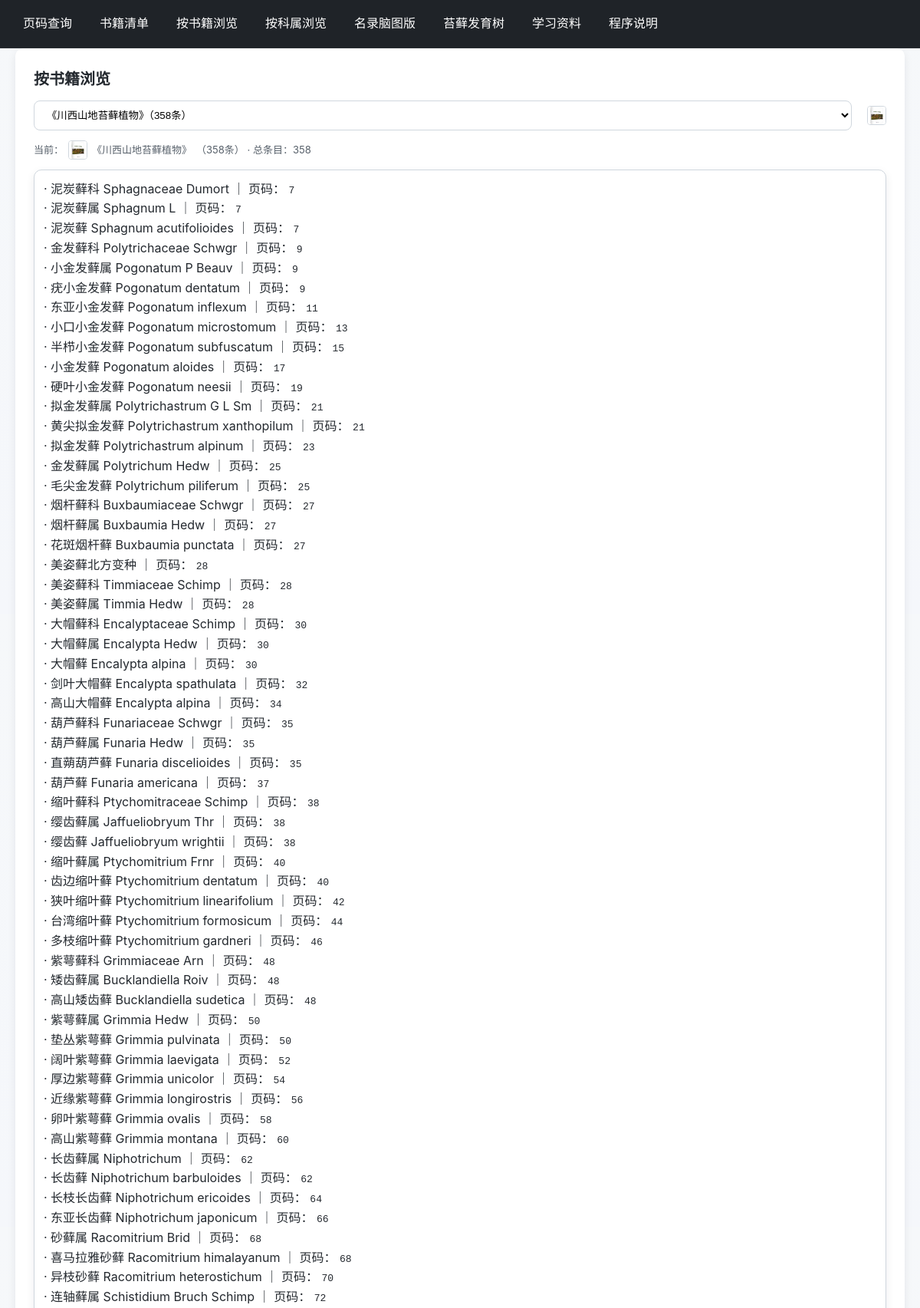
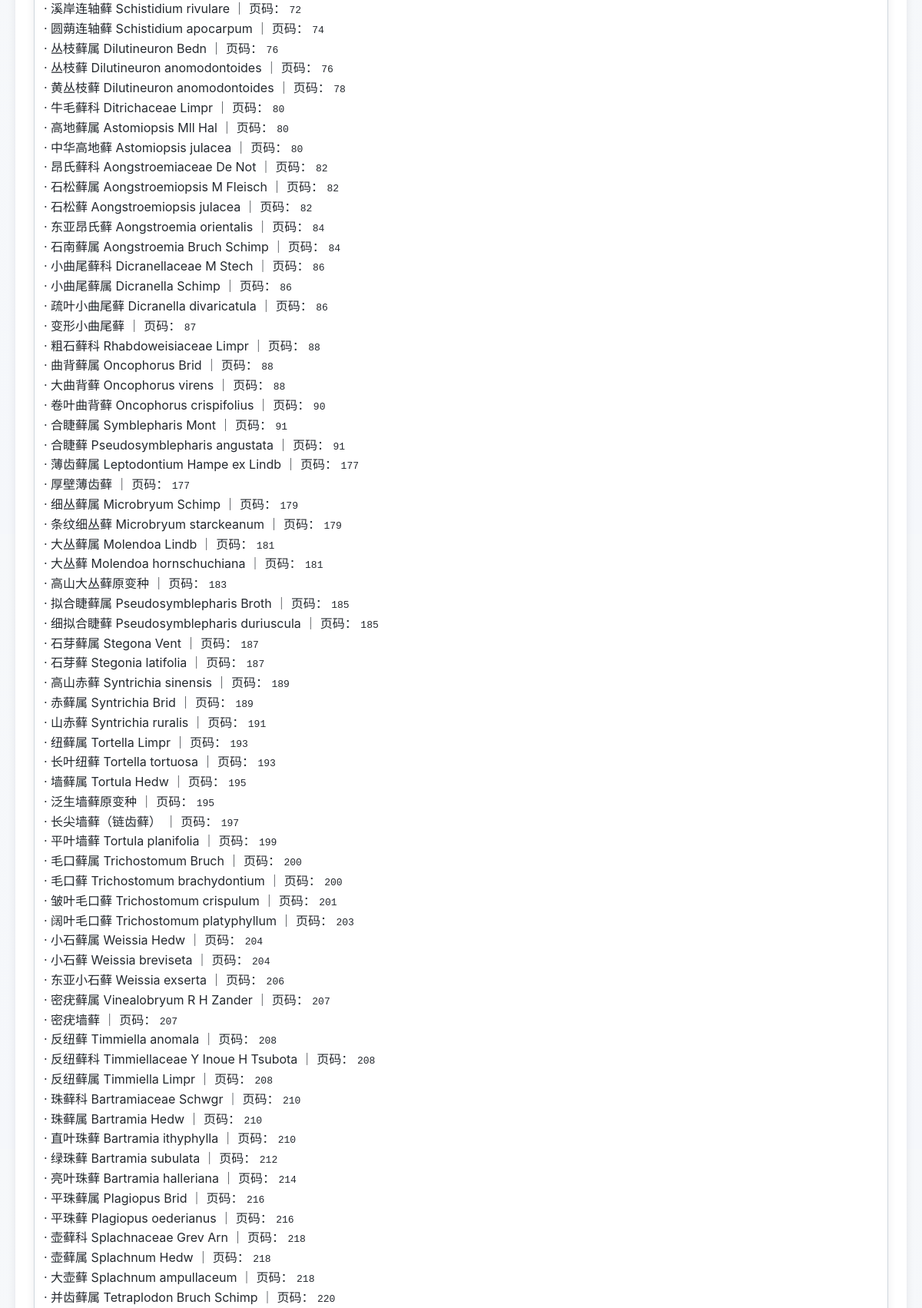
The app's page /browse?book_id=36 (upper part) with its own data (2 pictures, top to bottom).
### tables this page shows
CREATE TABLE books (
    id INTEGER PRIMARY KEY AUTOINCREMENT,
    book_name TEXT NOT NULL,
    short_name TEXT NOT NULL UNIQUE,
    offset INTEGER DEFAULT 0,
    has_pdf INTEGER DEFAULT 1,
    region TEXT,
    publisher TEXT,
    publish_date TEXT,
    price REAL,
    page INTEGER,
    moss_count INTEGER DEFAULT 0,
    content_format TEXT,
    author TEXT,
    cover_image TEXT,
    notes TEXT
, has_txt INTEGER DEFAULT 0, has_line INTEGER DEFAULT 0, has_spec INTEGER DEFAULT 0, has_env INTEGER DEFAULT 0, has_micro INTEGER DEFAULT 0, has_micro_section INTEGER DEFAULT 0, has_elec INTEGER DEFAULT 0);

CREATE TABLE mosses (
    id INTEGER PRIMARY KEY AUTOINCREMENT,
    moss_name TEXT NOT NULL UNIQUE
);

### app.py (the view)
@app.route("/browse")
def browse():
    books = list_books()
    sel_id_raw = request.args.get("book_id", "").strip()
    selected_id = None
    selected_book = None
    if sel_id_raw:
        for b in books:
            if str(b["id"]) == sel_id_raw:
                selected_id = b["id"]
                selected_book = b
                break
    else:
        if books:
            selected_book = min(books, key=lambda x: x["id"])  # 默认选择ID最小的书籍
            selected_id = selected_book["id"]
    mosses = []
    if selected_book:
        with connect_db(DB_PATH) as conn:
            init_db(conn, clear=False)
            rows = conn.execute(
                """
                SELECT mp.page_id AS page, m.moss_name AS moss, b.offset AS offset, b.has_pdf AS has_pdf
                FROM moss_pages mp
                JOIN mosses m ON m.id = mp.moss_id
                JOIN books b ON b.id = mp.book_id
                WHERE mp.book_id = ?
                """,
                (selected_book["id"],),
            ).fetchall()
        by_moss = {}
        book_offset = 0
        book_has_pdf = 1
        for r in rows:
            p = (r["page"] or "").strip()
            moss = r["moss"]
            book_offset = int(r["offset"]) if r["offset"] is not None else 0
            book_has_pdf = int(r["has_pdf"]) if r["has_pdf"] is not None else 1
            if p:
                by_moss.setdefault(moss, set()).add(p)
        for name, pages in by_moss.items():
            items = []
            for p in sorted(pages, key=page_sort_key):
                pdf = None
                if book_has_pdf and book_offset != 0 and p.isdigit():
                    try:
                        pdf = str(int(p) + book_offset)
                    except Exception:
                        pdf = None
                items.append({"page": p, "pdf": pdf})
            mosses.append({"name": name, "page_items": items})
        mosses.sort(key=lambda e: page_sort_key(e["page_items"][0]["page"]) if e["page_items"] else (10**9, ""))
    return render_template(
        "browse.html",
        books=books,
        selected_id=selected_id,
        selected_book=selected_book,
        mosses=mosses,
    )

### app.py (called while the page is built)
def connect_db(db_path: str) -> sqlite3.Connection:
    conn = sqlite3.connect(db_path)
    conn.row_factory = sqlite3.Row
    return conn

def page_sort_key(s: str):
    import re
    s = (s or "").strip()
    m = re.match(r"^(\d+)", s)
    if m:
        num = int(m.group(1))
        rest = s[m.end():].strip().lower()
    else:
        num = 10**9  # 非数字页码排在最后
        rest = s.lower()
    return (num, rest)

### templates/browse.html (shortened to what this page needs)
{% extends 'base.html' %}
{% block content %}
<h2>按书籍浏览</h2>
<form method="get" action="{{ url_for('browse') }}">
  <div class="row">
    <div class="col">
      <select class="input" name="book_id" onchange="this.form.submit()">
        {% for b in books %}
          <option value="{{ b.id }}" {% if b.id == selected_id %}selected{% endif %}>{{ b.book_name }}（{{ b.data_count }}条）{% if b.has_pdf %} [PDF]{% endif %}</option>
        {% endfor %}
      </select>
    </div>
    <div style="display:flex; align-items:center; padding-left:8px;">
      {% if selected_book and selected_book.cover_image %}
        <img src="{{ url_for('img_file', filename=selected_book.cover_image) }}" alt="{{ selected_book.book_name }} 封面" style="width:25px; height:25px; object-fit:cover; border:1px solid #d0d7de; border-radius:4px;">
      {% endif %}
    </div>
  </div>
</form>
{% if selected_book %}
  <p class="muted" style="display:flex; align-items:center; gap:6px;">当前：{% if selected_book.cover_image %}<img src="{{ url_for('img_file', filename=selected_book.cover_image) }}" alt="{{ selected_book.book_name }} 封面" style="width:25px; height:25px; object-fit:cover; border:1px solid #d0d7de; border-radius:4px;">{% endif %} <span>{{ selected_book.book_name }}</span>（{{ selected_book.data_count }}条） · 总条目：{{ mosses|length }}</p>
  {% if mosses %}
    <div class="card">
      {% for m in mosses %}
        <div>· {{ m.name }} ｜ 页码：
          {% for item in m.page_items %}
            <code>{{ item.page }}</code>{% if item.pdf %}（PDF：<code>{{ item.pdf }}</code>）{% endif %}{% if not loop.last %}、{% endif %}
          {% endfor %}
        </div>
      {% endfor %}
    </div>
  {% else %}
    <div class="flash error">未找到数据。</div>
  {% endif %}
{% else %}
  <div class="flash error">请先选择书籍。</div>
{% endif %}
{% endblock %}

### static/style.css (style rules this page uses)
:root { --bg: #f5f7fb; --surface: #ffffff; --text: #24292f; --muted: #57606a; --border: #d0d7de; --shadow: 0 4px 12px rgba(27,31,35,.08); --radius: 10px; --primary: #228B22; --primary-hover: #1a6e1a; --primary-weak: #e6f4ea; --success-bg: #dafbe1; --success-border: #a8f0bd; --success-text: #1a7f37; --error-bg: #ffebe9; --error-border: #ffd1cf; --error-text: #6a1b1a; }
* { box-sizing: border-box; }
html, body { height: 100%; }
body { font-family: -apple-system, BlinkMacSystemFont, 'Segoe UI', Roboto, 'Helvetica Neue', Arial, 'Noto Sans', 'PingFang SC', 'Microsoft YaHei', sans-serif; margin: 0; color: var(--text); background: linear-gradient(180deg, #f6f8fa 0%, var(--bg) 100%); line-height: 1.6; }
h1, h2, h3 { color: var(--text); margin: 0 0 12px; }
h2 { font-size: 20px; }
.row { display: flex; gap: 12px; flex-wrap: wrap; }
.col { flex: 1 1 280px; min-width: 0; }
.input, select, textarea { width: 100%; padding: 10px 12px; border: 1px solid var(--border); border-radius: 8px; background: #fff; transition: border-color .2s ease, box-shadow .2s ease; }
.input::placeholder { color: #8a959e; }
.muted { color: var(--muted); font-size: 13px; }
.card { border: 1px solid var(--border); border-radius: var(--radius); padding: 12px; margin-bottom: 12px; background: var(--surface); box-shadow: var(--shadow); }
img { border-radius: 6px; }

### records on screen
books: cover_image (picture), book_name "《川西山地苔藓植物》", name "东亚小金发藓 Pogonatum inflexum", page "11" "28" "42" "44" "58" "66" "84" "87" "90" "189" "203" "206" "208" "214", name "美姿藓北方变种", name "狭叶缩叶藓 Ptychomitrium linearifolium", name "台湾缩叶藓 Ptychomitrium formosicum", name "卵叶紫萼藓 Grimmia ovalis", name "东亚长齿藓 Niphotrichum japonicum", name "东亚昂氏藓 Aongstroemia orientalis", name "变形小曲尾藓", name "卷叶曲背藓 Oncophorus crispifolius", name "高山赤藓 Syntrichia sinensis", name "阔叶毛口藓 Trichostomum platyphyllum", name "东亚小石藓 Weissia exserta", name "反纽藓 Timmiella anomala", name "亮叶珠藓 Bartramia halleriana"

### other values on screen
{{ selected_book.data_count }} "358"
{{ mosses|length }} "358"
{{ m.name }} "泥炭藓科 Sphagnaceae Dumort" "泥炭藓属 Sphagnum L" "泥炭藓 Sphagnum acutifolioides" "金发藓科 Polytrichaceae Schwgr" "小金发藓属 Pogonatum P Beauv" "疣小金发藓 Pogonatum dentatum" "小口小金发藓 Pogonatum microstomum" "半栉小金发藓 Pogonatum subfuscatum" "小金发藓 Pogonatum aloides" "硬叶小金发藓 Pogonatum neesii" "拟金发藓属 Polytrichastrum G L Sm" "黄尖拟金发藓 Polytrichastrum xanthopilum" "拟金发藓 Polytrichastrum alpinum" "金发藓属 Polytrichum Hedw" "毛尖金发藓 Polytrichum piliferum" "烟杆藓科 Buxbaumiaceae Schwgr" "烟杆藓属 Buxbaumia Hedw" "花斑烟杆藓 Buxbaumia punctata" "美姿藓科 Timmiaceae Schimp" "美姿藓属 Timmia Hedw" "大帽藓科 Encalyptaceae Schimp" "大帽藓属 Encalypta Hedw" "大帽藓 Encalypta alpina" "剑叶大帽藓 Encalypta spathulata" "高山大帽藓 Encalypta alpina" "葫芦藓科 Funariaceae Schwgr" "葫芦藓属 Funaria Hedw" "直蒴葫芦藓 Funaria discelioides" "葫芦藓 Funaria americana" "缩叶藓科 Ptychomitraceae Schimp" "缨齿藓属 Jaffueliobryum Thr" "缨齿藓 Jaffueliobryum wrightii" "缩叶藓属 Ptychomitrium Frnr" "齿边缩叶藓 Ptychomitrium dentatum" "多枝缩叶藓 Ptychomitrium gardneri" "紫萼藓科 Grimmiaceae Arn" "矮齿藓属 Bucklandiella Roiv" "高山矮齿藓 Bucklandiella sudetica" "紫萼藓属 Grimmia Hedw" "垫丛紫萼藓 Grimmia pulvinata" "阔叶紫萼藓 Grimmia laevigata" "厚边紫萼藓 Grimmia unicolor" "近缘紫萼藓 Grimmia longirostris" "高山紫萼藓 Grimmia montana" "长齿藓属 Niphotrichum" "长齿藓 Niphotrichum barbuloides" "长枝长齿藓 Niphotrichum ericoides" "砂藓属 Racomitrium Brid" "喜马拉雅砂藓 Racomitrium himalayanum" "异枝砂藓 Racomitrium heterostichum" "连轴藓属 Schistidium Bruch Schimp" "溪岸连轴藓 Schistidium rivulare" "圆蒴连轴藓 Schistidium apocarpum" "丛枝藓属 Dilutineuron Bedn" "丛枝藓 Dilutineuron anomodontoides" "黄丛枝藓 Dilutineuron anomodontoides" "牛毛藓科 Ditrichaceae Limpr" "高地藓属 Astomiopsis Mll Hal" "中华高地藓 Astomiopsis julacea" "昂氏藓科 Aongstroemiaceae De Not" "石松藓属 Aongstroemiopsis M Fleisch" "石松藓 Aongstroemiopsis julacea" "石南藓属 Aongstroemia Bruch Schimp" "小曲尾藓科 Dicranellaceae M Stech" "小曲尾藓属 Dicranella Schimp" "疏叶小曲尾藓 Dicranella divaricatula" "粗石藓科 Rhabdoweisiaceae Limpr" "曲背藓属 Oncophorus Brid" "大曲背藓 Oncophorus virens" "合睫藓属 Symblepharis Mont" "合睫藓 Pseudosymblepharis angustata" "薄齿藓属 Leptodontium Hampe ex Lindb" "厚壁薄齿藓" "细丛藓属 Microbryum Schimp" "条纹细丛藓 Microbryum starckeanum" "大丛藓属 Molendoa Lindb" "大丛藓 Molendoa hornschuchiana" "高山大丛藓原变种" "拟合睫藓属 Pseudosymblepharis Broth" "细拟合睫藓 Pseudosymblepharis duriuscula" "石芽藓属 Stegona Vent" "石芽藓 Stegonia latifolia" "赤藓属 Syntrichia Brid" "山赤藓 Syntrichia ruralis" "纽藓属 Tortella Limpr" "长叶纽藓 Tortella tortuosa" "墙藓属 Tortula Hedw" "泛生墙藓原变种" "长尖墙藓（链齿藓）" "平叶墙藓 Tortula planifolia" "毛口藓属 Trichostomum Bruch" "毛口藓 Trichostomum brachydontium" "皱叶毛口藓 Trichostomum crispulum" "小石藓属 Weissia Hedw" "小石藓 Weissia breviseta" "密疣藓属 Vinealobryum R H Zander" "密疣墙藓" "反纽藓科 Timmiellaceae Y Inoue H Tsubota" "反纽藓属 Timmiella Limpr" "珠藓科 Bartramiaceae Schwgr" "珠藓属 Bartramia Hedw" "直叶珠藓 Bartramia ithyphylla" "绿珠藓 Bartramia subulata" "平珠藓属 Plagiopus Brid" "平珠藓 Plagiopus oederianus" "壶藓科 Splachnaceae Grev Arn" "壶藓属 Splachnum Hedw" "大壶藓 Splachnum ampullaceum" "并齿藓属 Tetraplodon Bruch Schimp"
{{ item.page }} "7" "7" "7" "9" "9" "9" "13" "15" "17" "19" "21" "21" "23" "25" "25" "27" "27" "27" "28" "28" "30" "30" "30" "32" "34" "35" "35" "35" "37" "38" "38" "38" "40" "40" "46" "48" "48" "48" "50" "50" "52" "54" "56" "60" "62" "62" "64" "68" "68" "70" "72" "72" "74" "76" "76" "78" "80" "80" "80" "82" "82" "82" "84" "86" "86" "86" "88" "88" "88" "91" "91" "177" "177" "179" "179" "181" "181" "183" "185" "185" "187" "187" "189" "191" "193" "193" "195" "195" "197" "199" "200" "200" "201" "204" "204" "207" "207" "208" "208" "210" "210" "210" "212" "216" "216" "218" "218" "218" "220"
form field book_id "《川西山地苔藓植物》（358条）"
